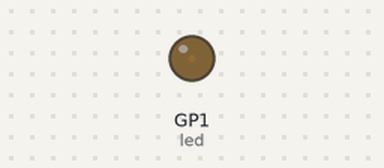
The program below on a simulated Raspberry Pi Pico running CircuitPython. Parts: output pins drawn as LEDs (lit = HIGH).

Above: at 0.2 s.
At 19.89 s:
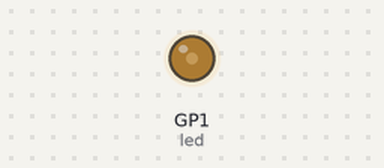
At 39.78 s:
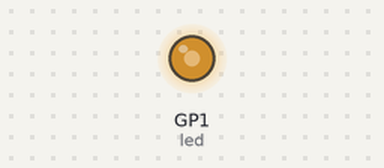
Timing chart, 0 to 40.0 s (numbered marks = the images above):
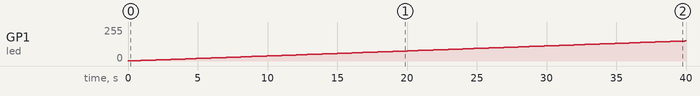

The program:

codeNoodsFade.py
```python
import board
import pwmio
import time

led = pwmio.PWMOut(board.GP1, frequency = 1000)

while True:
    for i in range(0, 65535):
        led.duty_cycle = i
        time.sleep(0.001)
    print("Max brightness")

    for j in range(65535, 0, -1):
        led.duty_cycle = j
        time.sleep(0.001)
    print("Off")
```

Measured:
- by itself, GP1 (led): moves from 0/255 to 151/255 over 39.9 s
